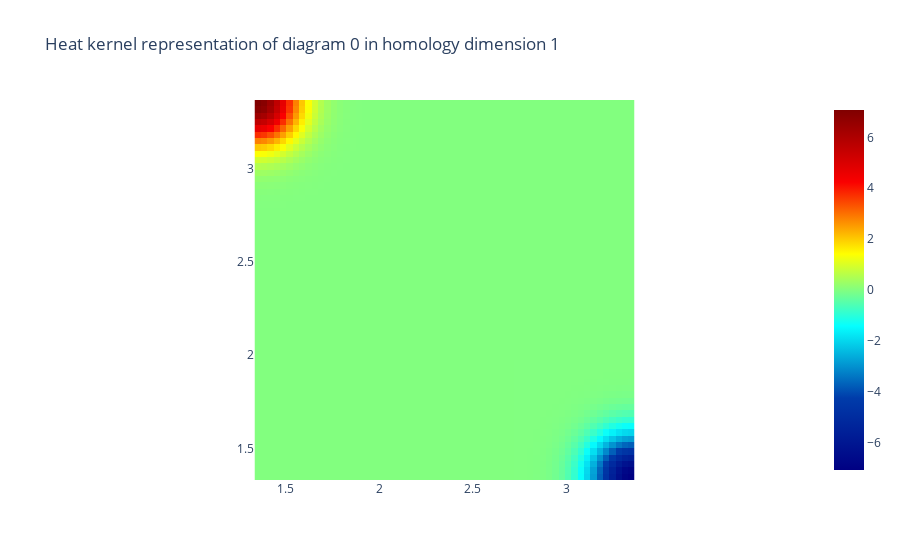

Source (notebook cell):
### Markdown cell above
Now, we need to vectorize to get ML-ready features.

### Code cell
from gtda.diagrams import HeatKernel

heat = HeatKernel(sigma=.15, n_bins=60, n_jobs=-1)
im9_heat = heat.fit_transform(im9_scaled)

# Visualise the heat kernel for H1
heat.plot(im9_heat, homology_dimension_idx=1, colorscale='jet')

### Figure 1 — Plotly figure (JSON) as saved in the notebook; plotly's stock layout.template omitted (floating-point values rounded to 4 significant figures; data arrays with more than 128 entries replaced by an {"elided": "..."} marker saying what was removed)
{"data": [{"colorscale": [[0, "rgb(0,0,131)"], [0.2, "rgb(0,60,170)"], [0.4, "rgb(5,255,255)"], [0.6, "rgb(255,255,0)"], [0.8, "rgb(250,0,0)"], [1, "rgb(128,0,0)"]], "type": "heatmap", "x": [1.349, 1.383, 1.417, 1.45, 1.484, 1.518, 1.552, 1.586, 1.62, 1.654, 1.688, 1.722, 1.756, 1.789, 1.823, 1.857, 1.891, 1.925, 1.959, 1.993, 2.027, 2.061, 2.095, 2.128, 2.162, 2.196, 2.23, 2.264, 2.298, 2.332, 2.366, 2.4, 2.434, 2.467, 2.501, 2.535, 2.569, 2.603, 2.637, 2.671, 2.705, 2.739, 2.773, 2.806, 2.84, 2.874, 2.908, 2.942, 2.976, 3.01, 3.044, 3.078, 3.111, 3.145, 3.179, 3.213, 3.247, 3.281, 3.315, 3.349], "y": [3.349, 3.315, 3.281, 3.247, 3.213, 3.179, 3.145, 3.111, 3.078, 3.044, 3.01, 2.976, 2.942, 2.908, 2.874, 2.84, 2.806, 2.773, 2.739, 2.705, 2.671, 2.637, 2.603, 2.569, 2.535, 2.501, 2.467, 2.434, 2.4, 2.366, 2.332, 2.298, 2.264, 2.23, 2.196, 2.162, 2.128, 2.095, 2.061, 2.027, 1.993, 1.959, 1.925, 1.891, 1.857, 1.823, 1.789, 1.756, 1.722, 1.688, 1.654, 1.62, 1.586, 1.552, 1.518, 1.484, 1.45, 1.417, 1.383, 1.349], "z": {"elided": "60x60 float values"}}], "layout": {"plot_bgcolor": "white", "title": {"text": "Heat kernel representation of diagram 0 in homology dimension 1"}, "xaxis": {"constrain": "domain", "scaleanchor": "y"}, "yaxis": {"autorange": true, "constrain": "domain"}}}
